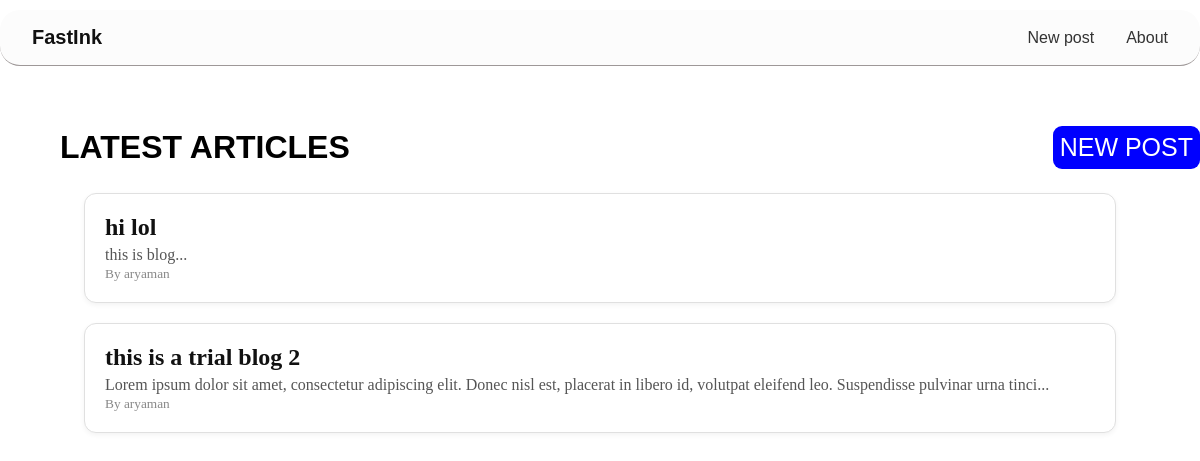
The page / on the database its author committed.
### main.py (models this page shows)
class BLOGCREATE(Base):
    __tablename__ = "blog"
    id = Column(Integer, primary_key=True, index=True)
    title = Column(String, index=True)
    content = Column(String, nullable=True)
    author = Column(String, nullable=True)

### main.py (the view)
@app.get("/", response_class=HTMLResponse)
def read_root(request: Request, db: Session = Depends(get_db)):
    blogs = db.query(BLOGCREATE).all()
    return templates.TemplateResponse(request, "index.html", {"blogs": blogs})

### templates/index.html (shortened to what this page needs)
<!DOCTYPE html>
<html lang="en">
<head>
    <link rel="stylesheet" href="/static/style.css">
</head>
<body>
    <nav class="nav1">
        <ul class="nav-links">
            <li id="fast-ink"><a href="/">FastInk</a></li>
            <div class="right-links">
                <li class="last2"><a href="/editor">New post</a></li>
                <li class="last2"><a href="/about">About</a></li>
            </div>
        </ul>
    </nav>
    <ul class="flex2">
        <li id="article1"><h1 id="ARTICLE">LATEST ARTICLES</h1></li>
        <li id="newpost1"><a href="/editor" style="text-decoration: none;"><button id="newpost">NEW POST</button></a></li>
    </ul>
    <div id="card1">
      <ul style="margin: 2% 7%; list-style: none;">
        {% for blog in blogs %}
            <li class="blog-card">
                <h2><a href="/blog/{{ blog.id }}" style="text-decoration: none; color: #111;">{{ blog.title }}</a></h2>
                <p style="color: #555; margin-top: 5px;">{{ blog.content[:150] }}...</p>
                <small style="color: #888;">By {{ blog.author }}</small>
            </li>
        {% endfor %}
      </ul>
    </div>
</body>
</html>

### style.css (style rules this page uses)
* { margin: 0; padding: 0; box-sizing: border-box; }
.nav1 { margin-top: 10px; background-color: #fcfcfc; border-bottom: 1px solid #9e9898; padding: 1rem 2rem; border-radius: 20px; }
.nav-links { list-style: none; display: flex; justify-content: space-between; align-items: center; max-width: 1200px; margin: 0 auto; }
.right-links { display: flex; gap: 2rem; list-style: none; }
.nav-links a { text-decoration: none; color: #333333; font-family: sans-serif; font-size: 1rem; font-weight: 500; }
#fast-ink a { font-size: 1.25rem; font-weight: bold; color: #111111; }
.flex2 { display: flex; justify-content: space-between; align-items: center; max-width: 1200px; margin-top: 5%; margin-left: 5%; font-family: Arial, Helvetica, sans-serif; }
#article1 { list-style: none; }
#newpost1 { list-style: none; display: flex; }
#newpost { font-size: 25px; padding: 7px; border-radius: 9px; font-family: sans-serif; background-color: blue; color: white; border: none; }
.blog-card { border: 1px solid #e0e0e0; border-radius: 12px; padding: 20px; margin-bottom: 20px; background-color: #ffffff; box-shadow: 0 2px 5px rgba(0, 0, 0, 0.05); transition: transform 0.2s ease, box-shadow 0.2s ease; }

### rows shown on the page
BLOGCREATE: title "hi lol", content "this is blog", author "aryaman"
BLOGCREATE: title "this is a trial blog 2", content "Lorem ipsum dolor sit amet, consectetur adipiscing elit. Donec nisl est, placerat in libero id, volutpat eleifend leo. Suspendisse pulvinar urna tinci", author "aryaman"
